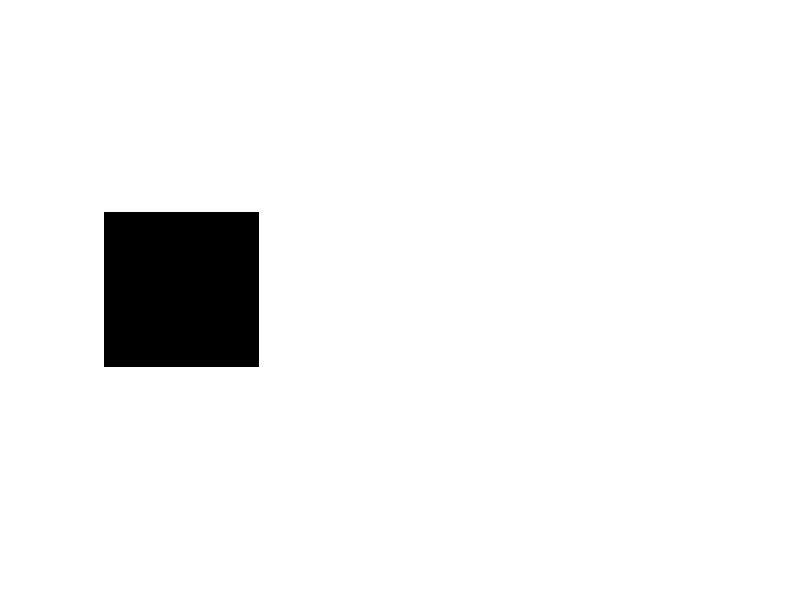

MATLAB code to generate this figure: (Note: this script raises an error after producing the figure.)
f = uint8(ans);
subplot(1,3,1);
imshow(f);
w = zeros(3, 3, 'uint8');
step = 1;
for i=1:1:3
    for j=1:1:3
        w(i, j) = step;
        step = step+1;
    end
end
w = w-5;

g = f;
for i=1:1:16
    for j=1:1:16
        tmp = 0;
        for s = -1:1:1
            for t = -1:1:1
                if i+s > 0 && i+s < 17
                    if j+t > 0 && j+t < 17
                        tmp = tmp+f(i+s, j+t)*w(s+2, t+2);
                    end
                end
            end
        end
        if tmp > 256
            g(i, j) = 255;
        else
            g(i, j) = tmp;
        end
    end
end
subplot(1,3,2);
imshow(g);

g2 = f;
for i=1:1:16
    for j=1:1:16
        tmp = 0;
        for s = -1:1:1
            for t = -1:1:1
                if i-s > 0 && i-s < 17
                    if j-t > 0 && j-t < 17
                        tmp = tmp+f(i-s, j-t)*w(s+2, t+2);
                    end
                end
            end
        end
        if tmp > 256
            g2(i, j) = 255;
        else
            g2(i, j) = tmp;
        end
    end
end
subplot(1,3,3);
imshow(g2);